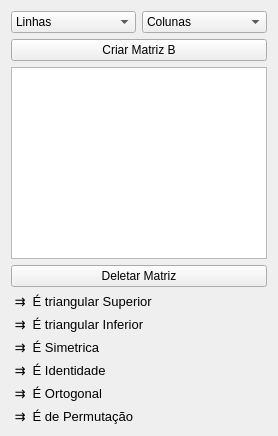
      <widget class="QWidget" name="layoutWidget">
       <layout class="QVBoxLayout" name="verticalLayout_5">
        <item>
         <layout class="QHBoxLayout" name="horizontalLayout_2">
          <item>
           <widget class="QComboBox" name="comboBox_LinhaMatB">
            <property name="styleSheet">
             <string notr="true">selection-color: rgb(255, 255, 0);</string>
            </property>
            <item>
             <property name="text">
              <string>Linhas</string>
             </property>
            </item>
            <item>
             <property name="text">
              <string>1</string>
             </property>
            </item>
            <item>
             <property name="text">
              <string>2</string>
             </property>
            </item>
            <item>
             <property name="text">
              <string>3</string>
             </property>
            </item>
            <item>
             <property name="text">
              <string>4</string>
             </property>
            </item>
            <item>
             <property name="text">
              <string>5</string>
             </property>
            </item>
            <item>
             <property name="text">
              <string>6</string>
             </property>
            </item>
            <item>
             <property name="text">
              <string>7</string>
             </property>
            </item>
            <item>
             <property name="text">
              <string>8</string>
             </property>
            </item>
            <item>
             <property name="text">
              <string>9</string>
             </property>
            </item>
            <item>
             <property name="text">
              <string>10</string>
             </property>
            </item>
            <item>
             <property name="text">
              <string>11</string>
             </property>
            </item>
            <item>
             <property name="text">
              <string>12</string>
             </property>
            </item>
            <item>
             <property name="text">
              <string>13</string>
             </property>
            </item>
            <item>
             <property name="text">
              <string>14</string>
             </property>
            </item>
            <item>
             <property name="text">
              <string>15</string>
             </property>
            </item>
            <item>
             <property name="text">
              <string>16</string>
             </property>
            </item>
            <item>
             <property name="text">
              <string>17</string>
             </property>
            </item>
            <item>
             <property name="text">
              <string>18</string>
             </property>
            </item>
            <item>
             <property name="text">
              <string>19</string>
             </property>
            </item>
            <item>
             <property name="text">
              <string>20</string>
             </property>
            </item>
            <item>
             <property name="text">
              <string>21</string>
             </property>
            </item>
            <item>
             <property name="text">
              <string>22</string>
             </property>
            </item>
            <item>
             <property name="text">
              <string>23</string>
             </property>
            </item>
            <item>
             <property name="text">
              <string>24</string>
             </property>
            </item>
            <item>
             <property name="text">
              <string>25</string>
             </property>
            </item>
            <item>
             <property name="text">
              <string>26</string>
             </property>
            </item>
            <item>
             <property name="text">
              <string>27</string>
             </property>
            </item>
            <item>
             <property name="text">
              <string>28</string>
             </property>
            </item>
            <item>
             <property name="text">
              <string>29</string>
             </property>
            </item>
            <item>
             <property name="text">
              <string>30</string>
             </property>
            </item>
            <item>
             <property name="text">
              <string>31</string>
             </property>
            </item>
            <item>
             <property name="text">
              <string>32</string>
             </property>
            </item>
            <item>
             <property name="text">
              <string>33</string>
             </property>
            </item>
            <item>
             <property name="text">
              <string>34</string>
             </property>
            </item>
            <item>
             <property name="text">
              <string>35</string>
             </property>
            </item>
            <item>
             <property name="text">
              <string>36</string>
             </property>
            </item>
            <item>
             <property name="text">
              <string>37</string>
             </property>
            </item>
            <item>
             <property name="text">
              <string>38</string>
             </property>
            </item>
            <item>
             <property name="text">
              <string>39</string>
             </property>
            </item>
            <item>
             <property name="text">
              <string>40</string>
             </property>
            </item>
            <item>
             <property name="text">
              <string>41</string>
             </property>
            </item>
            <item>
             <property name="text">
              <string>42</string>
             </property>
            </item>
            <item>
             <property name="text">
              <string>43</string>
             </property>
            </item>
            <item>
             <property name="text">
              <string>44</string>
             </property>
            </item>
            <item>
             <property name="text">
              <string>45</string>
             </property>
            </item>
            <item>
             <property name="text">
              <string>46</string>
             </property>
            </item>
            <item>
             <property name="text">
              <string>47</string>
             </property>
            </item>
            <item>
             <property name="text">
              <string>48</string>
             </property>
            </item>
            <item>
             <property name="text">
              <string>49</string>
             </property>
            </item>
            <item>
             <property name="text">
              <string>50</string>
             </property>
            </item>
            <item>
             <property name="text">
              <string>51</string>
             </property>
            </item>
            <item>
             <property name="text">
              <string>52</string>
             </property>
            </item>
            <item>
             <property name="text">
              <string>53</string>
             </property>
            </item>
            <item>
             <property name="text">
              <string>54</string>
             </property>
            </item>
            <item>
             <property name="text">
              <string>55</string>
             </property>
            </item>
            <item>
             <property name="text">
              <string>56</string>
             </property>
            </item>
            <item>
             <property name="text">
              <string>57</string>
             </property>
            </item>
            <item>
             <property name="text">
              <string>58</string>
             </property>
            </item>
            <item>
             <property name="text">
              <string>59</string>
             </property>
            </item>
            <item>
             <property name="text">
              <string>60</string>
             </property>
            </item>
            <item>
             <property name="text">
              <string>61</string>
             </property>
            </item>
            <item>
             <property name="text">
              <string>62</string>
             </property>
            </item>
            <item>
             <property name="text">
              <string>63</string>
             </property>
            </item>
            <item>
             <property name="text">
              <string>64</string>
             </property>
            </item>
            <item>
             <property name="text">
              <string>65</string>
             </property>
            </item>
            <item>
             <property name="text">
              <string>66</string>
             </property>
            </item>
            <item>
             <property name="text">
              <string>67</string>
             </property>
            </item>
            <item>
             <property name="text">
              <string>68</string>
             </property>
            </item>
            <item>
             <property name="text">
              <string>69</string>
             </property>
            </item>
            <item>
             <property name="text">
              <string>70</string>
             </property>
            </item>
            <item>
             <property name="text">
              <string>71</string>
             </property>
            </item>
            <item>
             <property name="text">
              <string>72</string>
             </property>
            </item>
            <item>
             <property name="text">
              <string>73</string>
             </property>
            </item>
            <item>
             <property name="text">
              <string>74</string>
             </property>
            </item>
            <item>
             <property name="text">
              <string>75</string>
             </property>
            </item>
            <item>
             <property name="text">
              <string>76</string>
             </property>
            </item>
            <item>
             <property name="text">
              <string>77</string>
             </property>
            </item>
            <item>
             <property name="text">
              <string>78</string>
             </property>
            </item>
            <item>
             <property name="text">
              <string>79</string>
             </property>
            </item>
            <item>
             <property name="text">
              <string>80</string>
             </property>
            </item>
            <item>
             <property name="text">
              <string>81</string>
             </property>
            </item>
            <item>
             <property name="text">
              <string>82</string>
             </property>
            </item>
            <item>
             <property name="text">
              <string>83</string>
             </property>
            </item>
            <item>
             <property name="text">
              <string>84</string>
             </property>
            </item>
            <item>
             <property name="text">
              <string>85</string>
             </property>
            </item>
            <item>
             <property name="text">
              <string>86</string>
             </property>
            </item>
            <item>
             <property name="text">
              <string>87</string>
             </property>
            </item>
            <item>
             <property name="text">
              <string>88</string>
             </property>
            </item>
            <item>
             <property name="text">
              <string>89</string>
             </property>
            </item>
            <item>
             <property name="text">
              <string>90</string>
             </property>
            </item>
            <item>
             <property name="text">
              <string>91</string>
             </property>
            </item>
            <item>
             <property name="text">
              <string>92</string>
             </property>
            </item>
            <item>
             <property name="text">
              <string>93</string>
             </property>
            </item>
            <item>
             <property name="text">
              <string>94</string>
             </property>
            </item>
            <item>
             <property name="text">
              <string>95</string>
             </property>
            </item>
            <item>
             <property name="text">
              <string>96</string>
             </property>
            </item>
            <item>
             <property name="text">
              <string>97</string>
             </property>
            </item>
            <item>
             <property name="text">
              <string>98</string>
             </property>
            </item>
            <item>
             <property name="text">
              <string>99</string>
             </property>
            </item>
            <item>
             <property name="text">
              <string>100</string>
             </property>
            </item>
           </widget>
          </item>
          <item>
           <widget class="QComboBox" name="comboBox_ColunaMatB">
            <property name="styleSheet">
             <string notr="true">selection-color: rgb(255, 255, 0);</string>
            </property>
            <item>
             <property name="text">
              <string>Colunas</string>
             </property>
            </item>
            <item>
             <property name="text">
              <string>1</string>
             </property>
            </item>
            <item>
             <property name="text">
              <string>2</string>
             </property>
            </item>
            <item>
             <property name="text">
              <string>3</string>
             </property>
            </item>
            <item>
             <property name="text">
              <string>4</string>
             </property>
            </item>
            <item>
             <property name="text">
              <string>5</string>
             </property>
            </item>
            <item>
             <property name="text">
              <string>6</string>
             </property>
            </item>
            <item>
             <property name="text">
              <string>7</string>
             </property>
            </item>
            <item>
             <property name="text">
              <string>8</string>
             </property>
            </item>
            <item>
             <property name="text">
              <string>9</string>
             </property>
            </item>
            <item>
             <property name="text">
              <string>10</string>
             </property>
            </item>
            <item>
             <property name="text">
              <string>11</string>
             </property>
            </item>
            <item>
             <property name="text">
              <string>12</string>
             </property>
            </item>
            <item>
             <property name="text">
              <string>13</string>
             </property>
            </item>
            <item>
             <property name="text">
              <string>14</string>
             </property>
            </item>
            <item>
             <property name="text">
              <string>15</string>
             </property>
            </item>
            <item>
             <property name="text">
              <string>16</string>
             </property>
            </item>
            <item>
             <property name="text">
              <string>17</string>
             </property>
            </item>
            <item>
             <property name="text">
              <string>18</string>
             </property>
            </item>
            <item>
             <property name="text">
              <string>19</string>
             </property>
            </item>
            <item>
             <property name="text">
              <string>20</string>
             </property>
            </item>
            <item>
             <property name="text">
              <string>21</string>
             </property>
            </item>
            <item>
             <property name="text">
              <string>22</string>
             </property>
            </item>
            <item>
             <property name="text">
              <string>23</string>
             </property>
            </item>
            <item>
             <property name="text">
              <string>24</string>
             </property>
            </item>
            <item>
             <property name="text">
              <string>25</string>
             </property>
            </item>
            <item>
             <property name="text">
              <string>26</string>
             </property>
            </item>
            <item>
             <property name="text">
              <string>27</string>
             </property>
            </item>
            <item>
             <property name="text">
              <string>28</string>
             </property>
            </item>
            <item>
             <property name="text">
              <string>29</string>
             </property>
            </item>
            <item>
             <property name="text">
              <string>30</string>
             </property>
            </item>
            <item>
             <property name="text">
              <string>31</string>
             </property>
            </item>
            <item>
             <property name="text">
              <string>32</string>
             </property>
            </item>
            <item>
             <property name="text">
              <string>33</string>
             </property>
            </item>
            <item>
             <property name="text">
              <string>34</string>
             </property>
            </item>
            <item>
             <property name="text">
              <string>35</string>
             </property>
            </item>
            <item>
             <property name="text">
              <string>36</string>
             </property>
            </item>
            <item>
             <property name="text">
              <string>37</string>
             </property>
            </item>
            <item>
             <property name="text">
              <string>38</string>
             </property>
            </item>
            <item>
             <property name="text">
              <string>39</string>
             </property>
            </item>
            <item>
             <property name="text">
              <string>40</string>
             </property>
            </item>
            <item>
             <property name="text">
              <string>41</string>
             </property>
            </item>
            <item>
             <property name="text">
              <string>42</string>
             </property>
            </item>
            <item>
             <property name="text">
              <string>43</string>
             </property>
            </item>
            <item>
             <property name="text">
              <string>44</string>
             </property>
            </item>
            <item>
             <property name="text">
              <string>45</string>
             </property>
            </item>
            <item>
             <property name="text">
              <string>46</string>
             </property>
            </item>
            <item>
             <property name="text">
              <string>47</string>
             </property>
            </item>
            <item>
             <property name="text">
              <string>48</string>
             </property>
            </item>
            <item>
             <property name="text">
              <string>49</string>
             </property>
            </item>
            <item>
             <property name="text">
              <string>50</string>
             </property>
            </item>
            <item>
             <property name="text">
              <string>51</string>
             </property>
            </item>
            <item>
             <property name="text">
              <string>52</string>
             </property>
            </item>
            <item>
             <property name="text">
              <string>53</string>
             </property>
            </item>
            <item>
             <property name="text">
              <string>54</string>
             </property>
            </item>
            <item>
             <property name="text">
              <string>55</string>
             </property>
            </item>
            <item>
             <property name="text">
              <string>56</string>
             </property>
            </item>
            <item>
             <property name="text">
              <string>57</string>
             </property>
            </item>
            <item>
             <property name="text">
              <string>58</string>
             </property>
            </item>
            <item>
             <property name="text">
              <string>59</string>
             </property>
            </item>
            <item>
             <property name="text">
              <string>60</string>
             </property>
            </item>
            <item>
             <property name="text">
              <string>61</string>
             </property>
            </item>
            <item>
             <property name="text">
              <string>62</string>
             </property>
            </item>
            <item>
             <property name="text">
              <string>63</string>
             </property>
            </item>
            <item>
             <property name="text">
              <string>64</string>
             </property>
            </item>
            <item>
             <property name="text">
              <string>65</string>
             </property>
            </item>
            <item>
             <property name="text">
              <string>66</string>
             </property>
            </item>
            <item>
             <property name="text">
              <string>67</string>
             </property>
            </item>
            <item>
             <property name="text">
              <string>68</string>
             </property>
            </item>
            <item>
             <property name="text">
              <string>69</string>
             </property>
            </item>
            <item>
             <property name="text">
              <string>70</string>
             </property>
            </item>
            <item>
             <property name="text">
              <string>71</string>
             </property>
            </item>
            <item>
             <property name="text">
              <string>72</string>
             </property>
            </item>
            <item>
             <property name="text">
              <string>73</string>
             </property>
            </item>
            <item>
             <property name="text">
              <string>74</string>
             </property>
            </item>
            <item>
             <property name="text">
              <string>75</string>
             </property>
            </item>
            <item>
             <property name="text">
              <string>76</string>
             </property>
            </item>
            <item>
             <property name="text">
              <string>77</string>
             </property>
            </item>
            <item>
             <property name="text">
              <string>78</string>
             </property>
            </item>
            <item>
             <property name="text">
              <string>79</string>
             </property>
            </item>
            <item>
             <property name="text">
              <string>80</string>
             </property>
            </item>
            <item>
             <property name="text">
              <string>81</string>
             </property>
            </item>
            <item>
             <property name="text">
              <string>82</string>
             </property>
            </item>
            <item>
             <property name="text">
              <string>83</string>
             </property>
            </item>
            <item>
             <property name="text">
              <string>84</string>
             </property>
            </item>
            <item>
             <property name="text">
              <string>85</string>
             </property>
            </item>
            <item>
             <property name="text">
              <string>86</string>
             </property>
            </item>
            <item>
             <property name="text">
              <string>87</string>
             </property>
            </item>
            <item>
             <property name="text">
              <string>88</string>
             </property>
            </item>
            <item>
             <property name="text">
              <string>89</string>
             </property>
            </item>
            <item>
             <property name="text">
              <string>90</string>
             </property>
            </item>
            <item>
             <property name="text">
              <string>91</string>
             </property>
            </item>
            <item>
             <property name="text">
              <string>92</string>
             </property>
            </item>
            <item>
             <property name="text">
              <string>93</string>
             </property>
            </item>
            <item>
             <property name="text">
              <string>94</string>
             </property>
            </item>
            <item>
             <property name="text">
              <string>95</string>
             </property>
            </item>
            <item>
             <property name="text">
              <string>96</string>
             </property>
            </item>
            <item>
             <property name="text">
              <string>97</string>
             </property>
            </item>
            <item>
             <property name="text">
              <string>98</string>
             </property>
            </item>
            <item>
             <property name="text">
              <string>99</string>
             </property>
            </item>
            <item>
             <property name="text">
              <string>100</string>
             </property>
            </item>
           </widget>
          </item>
         </layout>
        </item>
        <item>
         <widget class="QPushButton" name="pushButton_CriarMatB">
          <property name="text">
           <string>Criar Matriz B</string>
          </property>
         </widget>
        </item>
        <item>
         <widget class="QTableWidget" name="tableWidgetMatrizB">
          <property name="styleSheet">
           <string notr="true">selection-color: rgb(255, 255, 0);
gridline-color: rgb(85, 0, 255);</string>
          </property>
         </widget>
        </item>
        <item>
         <widget class="QPushButton" name="pushButton_DeletarMatB">
          <property name="text">
           <string>Deletar Matriz</string>
          </property>
         </widget>
        </item>
        <item>
         <layout class="QHBoxLayout" name="horizontalLayout_4"/>
        </item>
        <item>
         <layout class="QVBoxLayout" name="verticalLayout_2">
          <item>
           <widget class="QLabel" name="label_TriangularSuperiorMatB">
            <property name="font">
             <font>
              <pointsize>10</pointsize>
             </font>
            </property>
            <property name="text">
             <string> ⇉  É triangular Superior </string>
            </property>
           </widget>
          </item>
          <item>
           <widget class="QLabel" name="label_TriangularInferiorMatB">
            <property name="font">
             <font>
              <pointsize>10</pointsize>
             </font>
            </property>
            <property name="text">
             <string> ⇉  É triangular Inferior</string>
            </property>
           </widget>
          </item>
          <item>
           <widget class="QLabel" name="label_SimetricaMatB">
            <property name="font">
             <font>
              <pointsize>10</pointsize>
             </font>
            </property>
            <property name="text">
             <string> ⇉  É Simetrica</string>
            </property>
           </widget>
          </item>
          <item>
           <widget class="QLabel" name="label_IdentidadeMatB">
            <property name="font">
             <font>
              <pointsize>10</pointsize>
             </font>
            </property>
            <property name="text">
             <string> ⇉  É Identidade</string>
            </property>
           </widget>
          </item>
          <item>
           <widget class="QLabel" name="label_OrtogonalMatB">
            <property name="font">
             <font>
              <pointsize>10</pointsize>
             </font>
            </property>
            <property name="text">
             <string> ⇉  É Ortogonal</string>
            </property>
           </widget>
          </item>
          <item>
           <widget class="QLabel" name="label_PermutacaoMatB">
            <property name="font">
             <font>
              <pointsize>10</pointsize>
             </font>
            </property>
            <property name="text">
             <string> ⇉  É de Permutação</string>
            </property>
           </widget>
          </item>
         </layout>
        </item>
       </layout>
      </widget>
